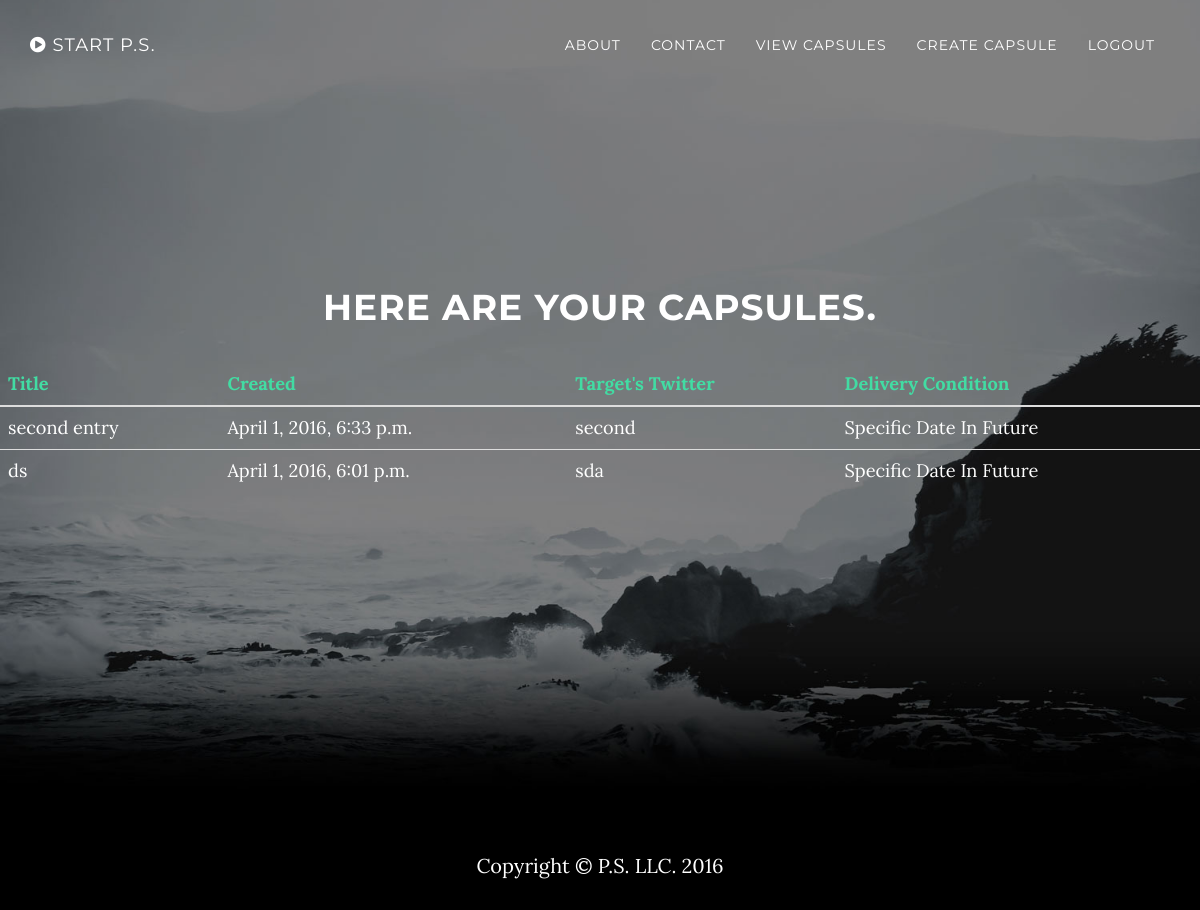
The app's page /capsules/ (signed in), older data.
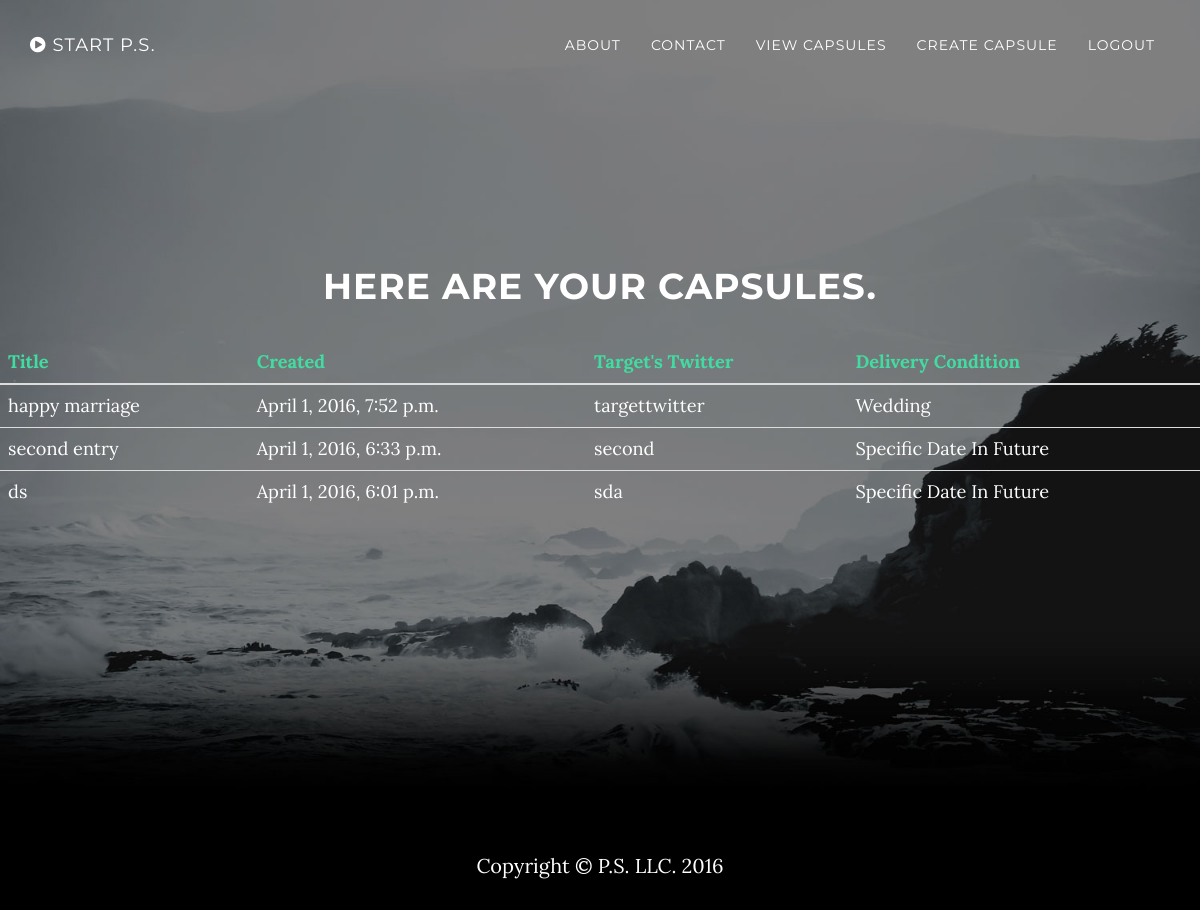
The same page, newer data.
### core/models.py (models this page shows)
class Capsule(models.Model):
    created = models.DateTimeField(auto_now_add=True)
    title = models.CharField(max_length=100, blank=True, default='')
    message = models.TextField(max_length=1000, blank=True, default='')
    file = models.FileField(blank=True)
    activation_type = models.CharField(max_length=10, choices=FUTURE_ACTIVATION_CHOICES, default='D')
    delivery_condition = models.CharField(max_length=10, choices=FUTURE_DELIVERY_CHOICES, default='SD')
    time_delivery = models.DateField(blank=True)
    owner = models.ForeignKey(User)
    is_active = models.BooleanField(default=False)
    is_deliverable = models.BooleanField(default=False)
    author_twitter = models.CharField(max_length=40, default='')
    target_twitter = models.CharField(max_length=40, default='')

### core/views.py (the view)
# urls.py: url(r'^capsules/$', views.display_capsules_view, name='display_capsules_view'),
@login_required(login_url='login')
def display_capsules_view(request):
    if request.method == 'GET':
        capsules = Capsule.objects.filter(owner=request.user).order_by('-created')  # get all capsules belonging to a particular user,recent first
        capsules = translate_delivery_condition(
            capsules)  # convert DB delivery notation to verbose string,aka 'SD' -> Specific Date In The Future
        return render(request, 'display_capsules.html', {'capsules': capsules})

### core/views.py (called while the page is built)
def translate_delivery_condition(ax):
    for data in ax:
        data.delivery_condition = FUTURE_DELIVERY_DICT[data.delivery_condition]
    return ax

### core/templates/display_capsules.html
{% extends 'base.html' %}
{% block content %}
    <header class="intro">
        <div class="intro-body">
            <h1>Here are your capsules.</h1>
            <div class="row">
                <div class="col-lg-12 text-left ">
                    <div class="table-responsive ">
                        <table class="table " style="font-size:130%;color:white;">
                            <thead class="indigo">
                            <th>Title</th>
                            <th>Created</th>
                            <th>Target's Twitter</th>
                            <th>Delivery Condition</th>
                            </thead>
                            {% for capsule in capsules %}
                                <tr>
                                    <td>{{ capsule.title }}</td>
                                    <td>{{ capsule.created }}</td>
                                    <td>{{ capsule.target_twitter }}</td>
                                    <td>{{ capsule.delivery_condition}}</td>
                                </tr>
                            {% endfor %}
                        </table>
                    </div>
                </div>
            </div>
        </div>
    </header>
{% endblock %}

### core/templates/base.html (shortened to what this page needs)
<!DOCTYPE html>
<html lang="en">
<head>
    {% load staticfiles %}
    <link href="{% static "core/css/bootstrap.min.css" %}" rel="stylesheet">
    <link href="{% static "core/css/grayscale.css" %}" rel="stylesheet">
    <link href="{% static "core/css/font-awesome.min.css" %}" rel="stylesheet" type="text/css">
</head>
<body id="page-top" data-spy="scroll" data-target=".navbar-fixed-top">
<nav class="navbar navbar-custom navbar-fixed-top" role="navigation">
    <div class="container">
        <div class="navbar-header">
            {% if not user.is_authenticated %}
                <a class="navbar-brand page-scroll" href="/login">
            {% else %}
                <a class="navbar-brand page-scroll" href="/create_capsule">
            {% endif %}
            <i class="fa fa-play-circle"></i> <span class="light">Start P.S.</span>
            </a>
        </div>
        <div class="collapse navbar-collapse navbar-right navbar-main-collapse">
            <ul class="nav navbar-nav">
                <li>
                    <a class="page-scroll" href="../#about">About</a>
                </li>
                <li>
                    <a class="page-scroll" href="#contact">Contact</a>
                </li>
                {% if not user.is_authenticated %}
                    <li>
                        <a href="/login">Login</a>
                    </li>
                    <li>
                        <a class="page-scroll" href="#register">Register</a>
                    </li>
                {% else %}
                    <li>
                        <a href="/capsules">View Capsules</a>
                    </li>
                    <li>
                        <a href="/create_capsule">Create Capsule</a>
                    </li>
                    <li>
                        <a href="/logout">Logout</a>
                    </li>
                {% endif %}
            </ul>
        </div>
    </div>
</nav>
{% block content %}{% endblock %}
<footer>
    <div class="container text-center">
        <p>Copyright &copy; P.S. LLC. 2016</p>
    </div>
</footer>
</body>
</html>

### core/static/core/css/grayscale.css (style rules this page uses)
body { width: 100%; height: 100%; font-family: Lora,"Helvetica Neue",Helvetica,Arial,sans-serif; color: #fff; background-color: #000; }
html { width: 100%; height: 100%; }
h1, h2, h3, h4, h5, h6 { margin: 0 0 35px; text-transform: uppercase; font-family: Montserrat,"Helvetica Neue",Helvetica,Arial,sans-serif; font-weight: 700; letter-spacing: 1px; }
p { margin: 0 0 25px; font-size: 18px; line-height: 1.5; }
@media (min-width:768px) { p { margin: 0 0 35px; font-size: 20px; line-height: 1.6; } }
a { color: #42dca3; -webkit-transition: all .2s ease-in-out; -moz-transition: all .2s ease-in-out; transition: all .2s ease-in-out; }
.light { font-weight: 400; }
.navbar-custom { margin-bottom: 0; border-bottom: 1px solid rgba(255,255,255,.3); text-transform: uppercase; font-family: Montserrat,"Helvetica Neue",Helvetica,Arial,sans-serif; background-color: #000; }
.navbar-custom .navbar-brand { font-weight: 700; }
.navbar-custom a { color: #fff; }
.navbar-custom .nav li a { -webkit-transition: background .3s ease-in-out; -moz-transition: background .3s ease-in-out; transition: background .3s ease-in-out; }
@media (min-width:768px) { .navbar-custom { padding: 20px 0; border-bottom: 0; letter-spacing: 1px; background: 0 0; -webkit-transition: background .5s ease-in-out,padding .5s ease-in-out; -moz-transition: background .5s ease-in-out,padding .5s ease-in-out; transition: background .5s ease-in-out,padding .5s ease-in-out; } }
.intro { display: table; width: 100%; height: auto; padding: 100px 0; text-align: center; color: #fff; background: url(../img/intro-bg.jpg) no-repeat bottom center scroll; background-color: #000; -webkit-background-size: cover; -moz-background-size: cover; background-size: cover; -o-background-size: cover; }
.intro .intro-body { display: table-cell; vertical-align: middle; }
@media (min-width:768px) { .intro { height: 100%; padding: 0; } }
footer { padding: 50px 0; }
footer p { margin: 0; }
body { webkit-tap-highlight-color: rgba(255,255,255,.2); }
.indigo { color: #42dca3; }

Row changes from the older to the newer data that the page shows:
added Capsule: title "happy marriage", created "April 1, 2016, 7:52 p.m.", target_twitter "targettwitter", delivery_condition "Wedding"
